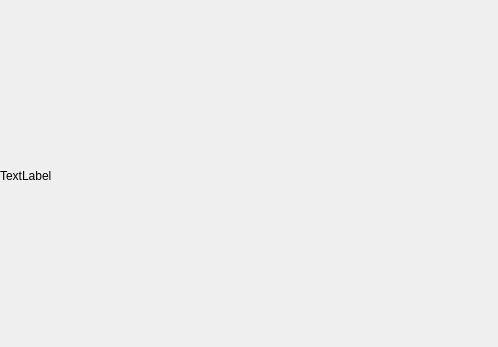
<?xml version="1.0" encoding="UTF-8"?>
<ui version="4.0">
 <class>MainWindow</class>
 <widget class="QMainWindow" name="MainWindow">
  <property name="geometry">
   <rect>
    <x>0</x>
    <y>0</y>
    <width>498</width>
    <height>347</height>
   </rect>
  </property>
  <property name="maximumSize">
   <size>
    <width>498</width>
    <height>347</height>
   </size>
  </property>
  <property name="windowTitle">
   <string>:(</string>
  </property>
  <widget class="QWidget" name="centralwidget">
   <widget class="QLabel" name="label">
    <property name="geometry">
     <rect>
      <x>0</x>
      <y>0</y>
      <width>501</width>
      <height>351</height>
     </rect>
    </property>
    <property name="text">
     <string>TextLabel</string>
    </property>
   </widget>
  </widget>
 </widget>
 <resources/>
 <connections/>
</ui>
